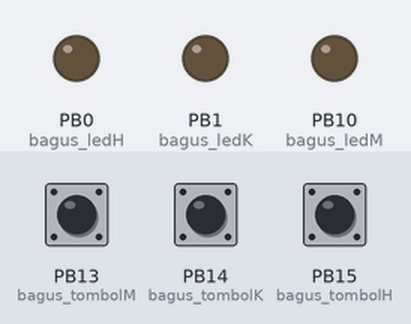
The sketch below on a simulated STM32 Blue Pill. Parts: output pins drawn as LEDs (lit = HIGH). Dashed ring = blinking. Inputs (shaded band) come from the test bench; at power-on: PB13 (bagus_tombolM) LOW, PB14 (bagus_tombolK) LOW, PB15 (bagus_tombolH) LOW. What the sketch prints to the serial monitor is not drawn.

Above: at 1.2 s.
1.3 s: PB13 (bagus_tombolM) pulled HIGH for 1 s
At 1.45 s:
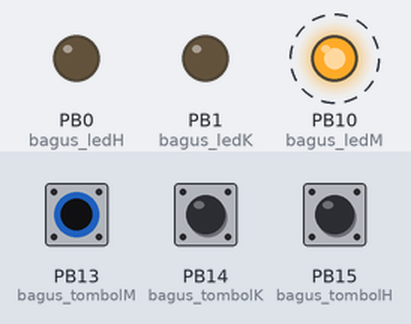
3.8 s: PB14 (bagus_tombolK) pulled HIGH for 3.2 s
At 8.0 s:
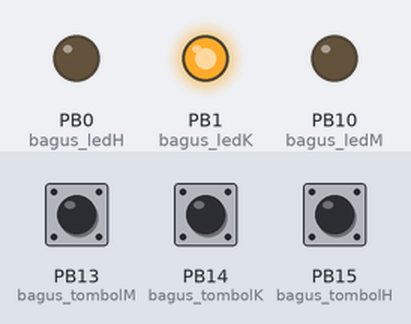
8.5 s: PB15 (bagus_tombolH) pulled HIGH for 0.15 s
At 9.3 s:
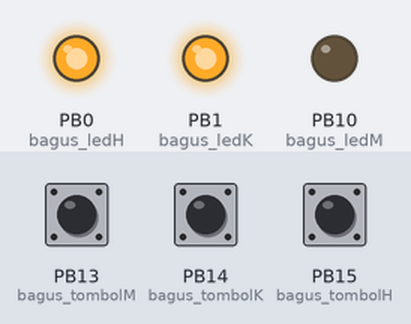
10.1 s: PB13 (bagus_tombolM) pulled HIGH for 0.15 s
At 10.5 s:
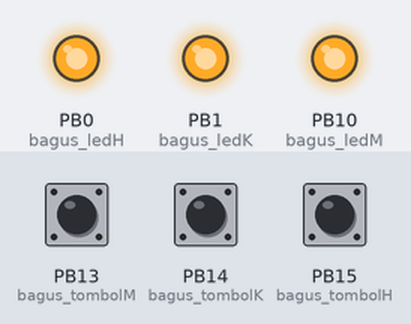
11.7 s: PB15 (bagus_tombolH) pulled HIGH for 3.2 s
At 15.2 s:
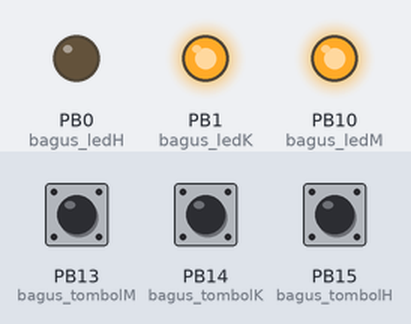
16.4 s: PB14 (bagus_tombolK) pulled HIGH for 0.15 s
At 17.7 s:
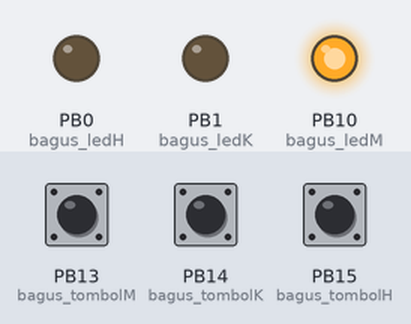
Timing chart, 0 to 19.4 s (numbered marks = the images above; inputs shaded):
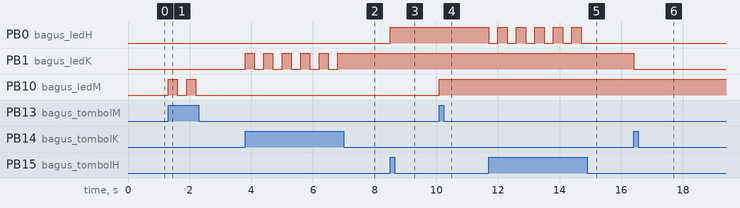

The sketch:

STM32LOCK.ino
```cpp
//Inisialisasi
int bagus_ledM= PB10;
int bagus_ledK= PB1;
int bagus_ledH= PB0;

const int bagus_tombolM= PB13;
const int bagus_tombolK= PB14;
const int bagus_tombolH= PB15;

int flag1=0;
int flag2=0;
int flag3=0;

void setup() {
  // put your setup code here, to run once:

  Serial.begin(9600);
  pinMode(bagus_ledM, OUTPUT);
  pinMode(bagus_ledK, OUTPUT);
  pinMode(bagus_ledH, OUTPUT);
  digitalWrite(bagus_ledM, LOW);
  digitalWrite(bagus_ledK, LOW);
  digitalWrite(bagus_ledH, LOW);
  pinMode(bagus_tombolM, INPUT);
  pinMode(bagus_tombolK, INPUT);
  pinMode(bagus_tombolH, INPUT);
}

void loop() {
  // put your main code here, to run repeatedly:
//  Baca Tombol
  int readM=digitalRead(bagus_tombolM);
  int readK=digitalRead(bagus_tombolK);
  int readH=digitalRead(bagus_tombolH);

//Serial Print
  Serial.println("Tombol M : " + String(readM) + " | Tombol K : " + String(readK) + " | Tombol H : " + String(readH));

//  Logika
  if(readM==HIGH){
    if(flag1==0){
      flag1=1;
      digitalWrite(bagus_ledM, HIGH);
    } else {
      flag1=0;
      digitalWrite(bagus_ledM, LOW);
    }
  delay(300);
  } else if(readK==HIGH){
    if(flag2==0){
      flag2=1;
      digitalWrite(bagus_ledK, HIGH);
    } else {
      flag2=0;
      digitalWrite(bagus_ledK, LOW);
    }
  delay(300);
  } else if(readH==HIGH){
    if(flag3==0){
      flag3=1;
      digitalWrite(bagus_ledH, HIGH);
    } else {
      flag3=0;
      digitalWrite(bagus_ledH, LOW);
    }
  delay(300);
  }


}
```

Measured:
- after the input at 1.3 s, PB10 (bagus_ledM): alternates HIGH for 0.30 s and LOW for 0.30 s, 4 changes in all, then stays LOW, starting at once
- after the input at 3.8 s, PB1 (bagus_ledK): alternates HIGH for 0.30 s and LOW for 0.30 s, 11 changes in all, then stays HIGH, starting at once
- after the input at 8.5 s, PB0 (bagus_ledH): LOW → HIGH at once
- after the input at 10.1 s, PB10 (bagus_ledM): LOW → HIGH at once
- after the input at 11.7 s, PB0 (bagus_ledH): alternates HIGH for 0.30 s and LOW for 0.30 s, 11 changes in all, then stays LOW, starting at once
- after the input at 16.4 s, PB1 (bagus_ledK): HIGH → LOW at once
